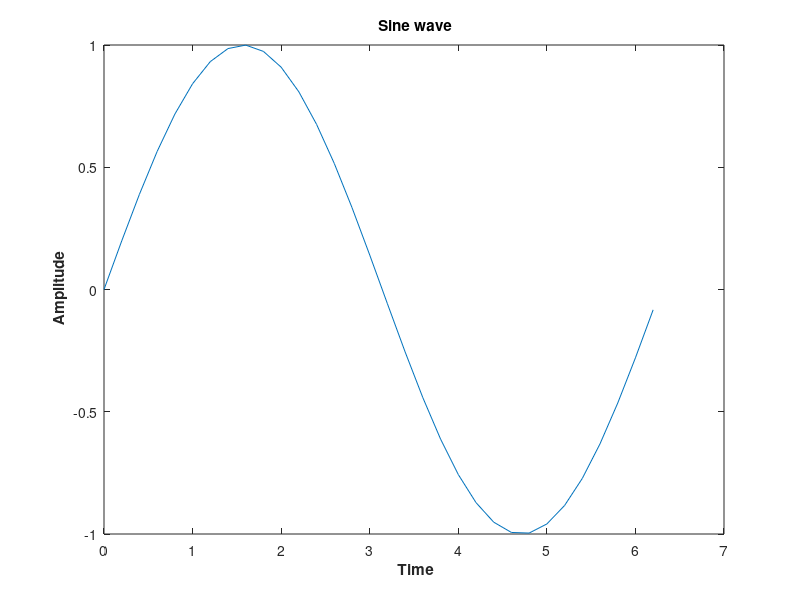
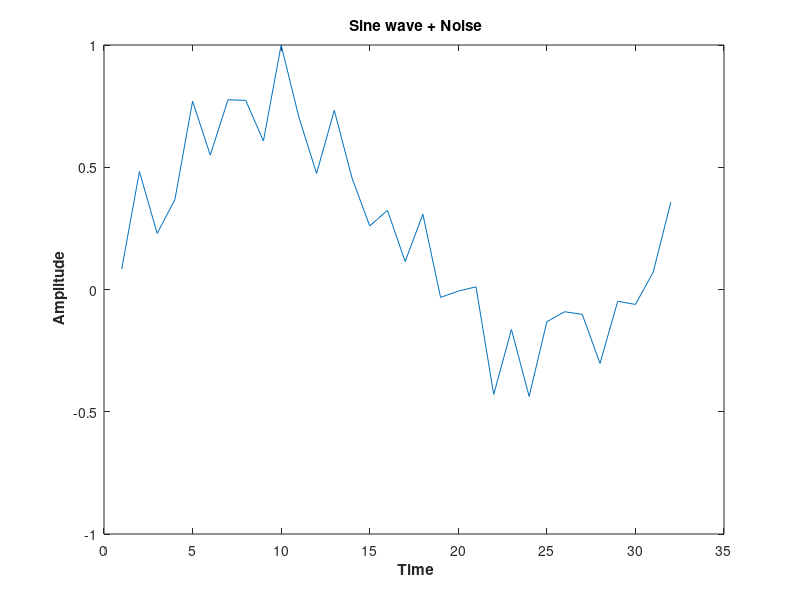
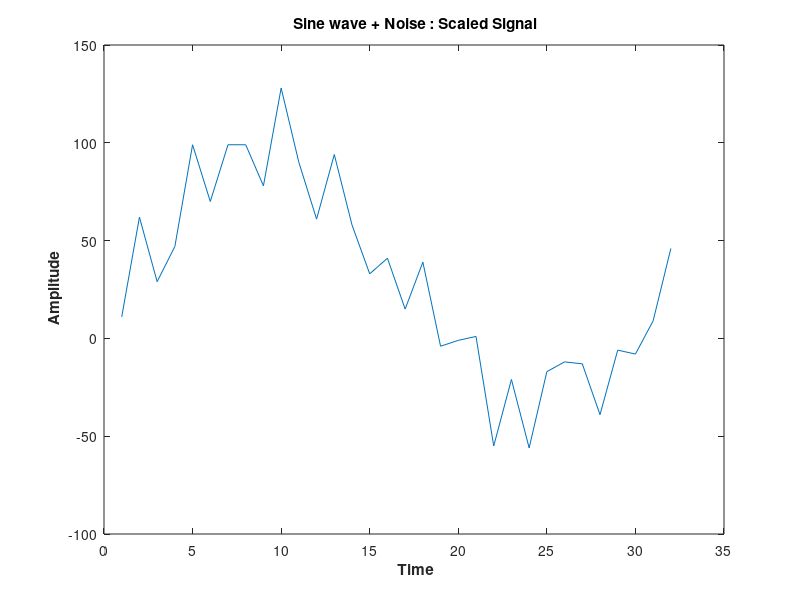

Source code (MATLAB) for these figures, in order:
% generating a sine wave
close all; clear all;
fs = 5; %frequency sampling
Amp = 1; %amplitude set to 1
t = 0:1/fs:2*pi; % time vector 1 to 2pi with intervals of 1/fs
sine_wave = Amp*sin(t); %generate the sin wave
figure(); %plot wave
plot(t, sine_wave);
xlabel('\bf Time');
ylabel('\bf Amplitude');
title('\bf Sine wave');

% obtain the current time
current_time = now(); % Get current time in days

% scale and convert to integer
% multiplying by 1e6 and taking the remainder with 2^32 keeps the seed in range
time_seed = mod(fix(current_time * 1e6), 2^32);

% check if the seed is non-negative and within range
if time_seed < 0 || time_seed >= 2^32
    error('Seed must be a non-negative integer less than 2^32.');
end

% set the random number generator with the valid seed
rng(time_seed); % initialize RNG with time-based seed
% set the random number generator with the seed

% add noise
a = 0.8; % upper limit
b = 0; % lower limit
noise = (b-a).*rand(length(sine_wave),1) + a; noise = noise'; %adds the noise
sine_noise = (sine_wave + noise);
sine_norm = sine_noise / max(abs(sine_noise));
figure();plot(1:length(sine_norm), sine_norm);
xlabel('\bf Time');
ylabel('\bf Amplitude');
title('\bf Sine wave + Noise');

% Convert from real to integers
total_wordlength = 16; % 8 bits
scaling = 7; %scaling factor
sine_noise_integers = round(sine_norm.*(2^scaling)); %converts normalized signal into scaled int by mult by 2^7
figure();plot(1:length(sine_noise_integers), sine_noise_integers); %plots scaled int representation 
xlabel('\bf Time');
ylabel('\bf Amplitude');
title('\bf Sine wave + Noise : Scaled Signal');

% Convert from integers to binary
sine_noise_in_binary_signed = dec2bin(mod((sine_noise_integers),2^total_wordlength),total_wordlength); %converts to binary for vivado
yy = cellstr(sine_noise_in_binary_signed); %create cell array of strings
fid = fopen('noisy.data', 'wt'); %write to a data file for vivado
fprintf(fid, '%8s \n', yy{:}); %write 16 bits each line then newline
disp('data file for noisy is finished'); %output done